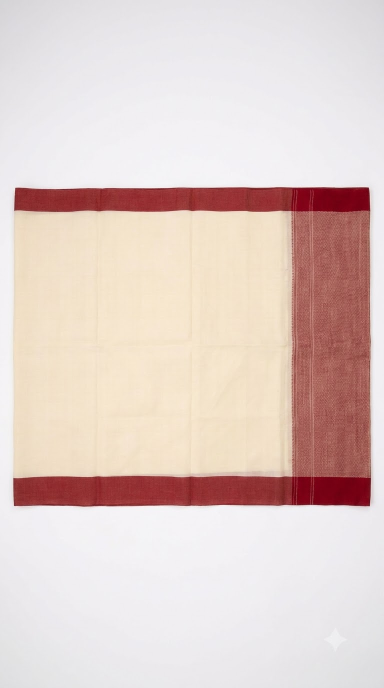
#> input picture saree_flat_reference.jpg, 768 x 1376 px (shown at 1/2 size)
$ python 06_verify_drape.py
#> lines starting #> are read from the running program, lines starting #| are printed output that depends on the picture
"""
Step 6: CHECKPOINT — verify the drape mapping is correct.

This is the most important quality gate in Phase 3.

HOW IT WORKS:
  Takes the flat saree reference photo and warps it onto each pose
  using the control points from Step 5. Then blends the result with
  the original pose photo so you can compare.

WHAT TO LOOK FOR:
  GOOD — the warped fabric roughly follows her body:
    - The pleated area lines up with her pleat region
    - The pallu lands over her shoulder (may look stretched, that is okay)
    - The border runs along the right edges
    - No large black gaps inside the saree region

  BAD — rerun 05_drape_mapper.py for that pose and fix the points:
    - Large black holes inside the saree region (missing coverage)
    - The fabric is completely in the wrong area (landmark mismatch)
    - Extreme stretching or tearing (too few control points in that zone)
    - The border is placed on the body, or the pallu lands at the feet

  Perfect pixel accuracy is NOT required at this stage.
  The warp will be polished by the diffusion pass later.
  What you need is the general shape to be right.

Output:
  poses/drape/pose_XX_warp_check.jpg  — side-by-side comparison
  (Keep this for your records. It is proof Phase 3 worked.)

Run:
  python scripts/06_verify_drape.py
"""
import sys
from pathlib import Path

import cv2
import numpy as np
from skimage.transform import PiecewiseAffineTransform, warp

SEL_DIR   = Path("poses/selected")
MASK_DIR  = Path("poses/masks")
DRAPE_DIR = Path("poses/drape")

EXTS = {".jpg", ".jpeg", ".png"}

FLAT_PATH = next(
    (
        p
        for p in [
            Path("saree_flat_reference.jpg"),
            Path("saree_flat_reference.jpeg"),
            Path("saree_flat_reference.png"),
        ]
        if p.exists()
    ),
    None,
)

if FLAT_PATH is None:
    print("saree_flat_reference.jpg not found.")
    sys.exit(1)

flat_bgr = cv2.imread(str(FLAT_PATH))
#> flat_bgr is the input picture: shape (1376, 768, 3); mean B, G, R 202, 207.2, 225.4
flat_bgr_rgb = cv2.cvtColor(flat_bgr, cv2.COLOR_BGR2RGB) / 255.0
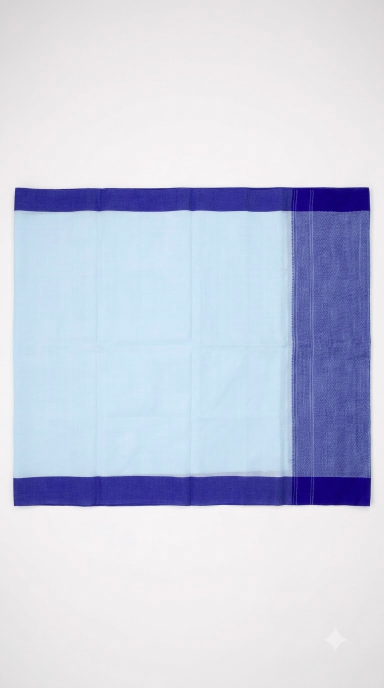
#> flat_bgr_rgb: shape (1376, 768, 3) float64 (shown at 1/2 size); mean B, G, R 0.884, 0.813, 0.792

pose_files = sorted([f for f in SEL_DIR.iterdir() if f.suffix.lower() in EXTS])
if not pose_files:
    print("No poses found.")
    sys.exit(1)

all_ok = True

for pose_path in pose_files:
    name = pose_path.stem
    pts_flat_path = DRAPE_DIR / f"{name}_pts_flat.npy"
    pts_pose_path = DRAPE_DIR / f"{name}_pts_pose.npy"

    if not pts_flat_path.exists():
        print(f"[SKIP] {name}: no control points. Run 05_drape_mapper.py first.")
        all_ok = False
        continue

    pts_flat = np.load(str(pts_flat_path))   # (N,2) source: flat saree coords
    pts_pose = np.load(str(pts_pose_path))   # (N,2) dest:   worn pose coords

    print(f"Verifying {name}  ({len(pts_flat)} pairs)...")

    pose_bgr = cv2.imread(str(pose_path))
    H, W = pose_bgr.shape[:2]

    # PiecewiseAffineTransform: maps destination → source (scikit-image convention)
    # We want: given a pixel in pose space, find where it came from in flat space.
    # So src=pts_pose, dst=pts_flat
    tform = PiecewiseAffineTransform()
    success = tform.estimate(pts_pose, pts_flat)
    if not success:
        print(f"  [WARN] Transform could not be estimated. Too few points or degenerate layout.")
        all_ok = False
        continue

    warped = warp(
        flat_bgr_rgb,
        tform,
        output_shape=(H, W),
        order=1,
        mode="constant",
        cval=0,
    )
    warped_bgr = (warped * 255).astype(np.uint8)
    warped_bgr = cv2.cvtColor(warped_bgr, cv2.COLOR_RGB2BGR)

    # Load mask if available (preferred) else use non-black warped pixels
    mask_path = MASK_DIR / f"{name}_mask.png"
    if mask_path.exists():
        mask = cv2.imread(str(mask_path), cv2.IMREAD_GRAYSCALE)
        if mask.shape != (H, W):
            mask = cv2.resize(mask, (W, H), interpolation=cv2.INTER_NEAREST)
        inside = mask > 127
    else:
        gray = cv2.cvtColor(warped_bgr, cv2.COLOR_BGR2GRAY)
        inside = gray > 8

    # Blend: 60% warped over original inside the saree region
    result = pose_bgr.copy()
    result[inside] = (
        warped_bgr[inside].astype(float) * 0.60
        + pose_bgr[inside].astype(float) * 0.40
    ).astype(np.uint8)

    # Build side-by-side comparison at a fixed display height
    DH = 700

    def rh(img):
        h, w = img.shape[:2]
        s = DH / h
        return cv2.resize(img, (int(w * s), DH))

    left  = rh(pose_bgr)
    right = rh(result)
    div   = np.full((DH, 3, 3), 60, np.uint8)
    panel = np.hstack([left, div, right])

    # Caption bar
    bar = np.zeros((28, panel.shape[1], 3), np.uint8)
    cv2.putText(bar, "Original", (left.shape[1] // 2 - 35, 19),
                cv2.FONT_HERSHEY_SIMPLEX, 0.5, (140, 140, 140), 1)
    cv2.putText(bar, "Warp check (60% warped + 40% original)",
                (left.shape[1] + 12, 19), cv2.FONT_HERSHEY_SIMPLEX, 0.5, (0, 200, 100), 1)
    panel = np.vstack([bar, panel])

    out_path = DRAPE_DIR / f"{name}_warp_check.jpg"
    cv2.imwrite(str(out_path), panel)
    print(f"  Saved: {out_path.name}")

    # Show in window — press any key to continue
    win = f"Warp check: {name}  (press any key to continue)"
    cv2.namedWindow(win, cv2.WINDOW_NORMAL)
    cw = min(panel.shape[1], 1400)
    ch = min(panel.shape[0], 800)
    cv2.resizeWindow(win, cw, ch)
    cv2.imshow(win, panel)
    print("  Press any key in the window to continue.")
    cv2.waitKey(0)
    cv2.destroyWindow(win)

print("\n" + "=" * 56)
if all_ok:
    print("All poses verified. Phase 3 is complete.")
    print()
    print("Files you now have per pose:")
    print("  poses/masks/NAME_mask.png              binary saree mask")
    print("  poses/masks/NAME_mask_feathered.png    soft-edge mask")
    print("  poses/shading/NAME_shading.npy         fold/lighting map")
    print("  poses/regions/NAME_regions.png         body/border/pallu labels")
    print("  poses/drape/NAME_pts_flat.npy          flat saree control points")
    print("  poses/drape/NAME_pts_pose.npy          corresponding pose points")
    print()
    print("Ready for Phase 4: runtime saree preprocessing pipeline.")
else:
    print("Some poses need fixing. Check the output above and rerun the relevant steps.")
